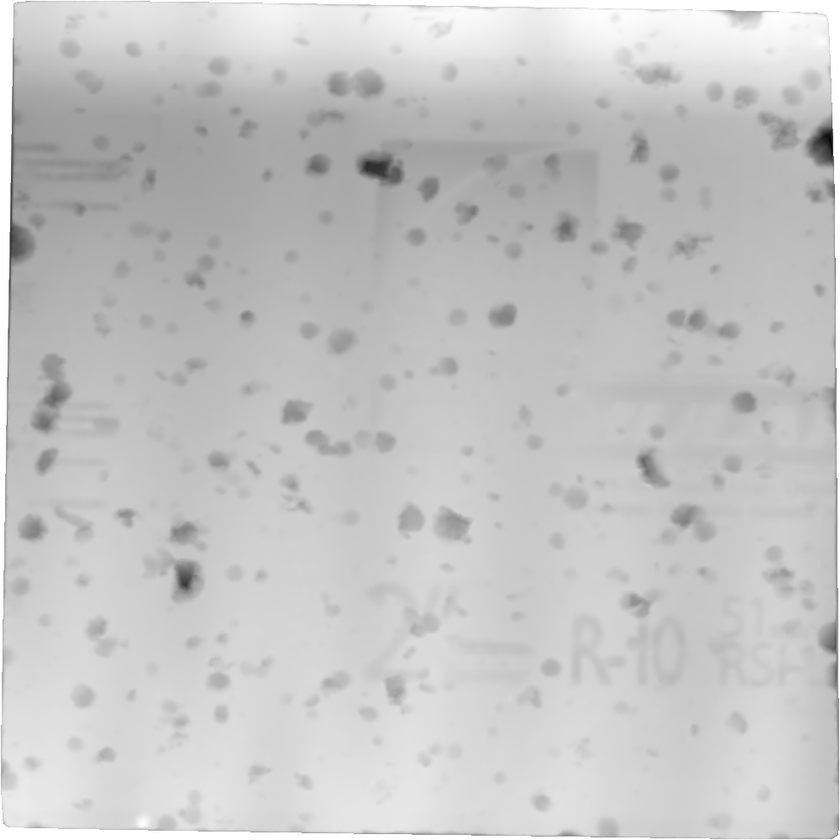
#> input picture src/images/dmapOG.png, 840 x 840 px, shrunk from 1000 x 1000 before the run
$ python -i analyze_dmap.py   (imports and definitions only)   (older library calls are emulated)
#> lines starting #> are read from the running program, lines starting #| are printed output that depends on the picture
#> further down, picture is the input picture: shape (840, 840, 3); min 2, max 255, mean 196.8
import open3d as o3d
import cv2
import numpy as np
import matplotlib.pyplot as plt
from scipy.interpolate import LinearNDInterpolator


def analyze_dmap(img):
    """Apply CV algorithms to analyze the depth map and identify hail indents"""

    # Apply Gaussian blur (preprocessing to improve efficiency/accuracy)
    # blurred = cv2.GaussianBlur(img, (5, 5), 0)

    # Threshold using blackhat transform
    filter_size = (50, 50)
    blackhat_kernel = cv2.getStructuringElement(cv2.MORPH_RECT, filter_size)

    blackhat_img = cv2.morphologyEx(img, cv2.MORPH_BLACKHAT, blackhat_kernel)
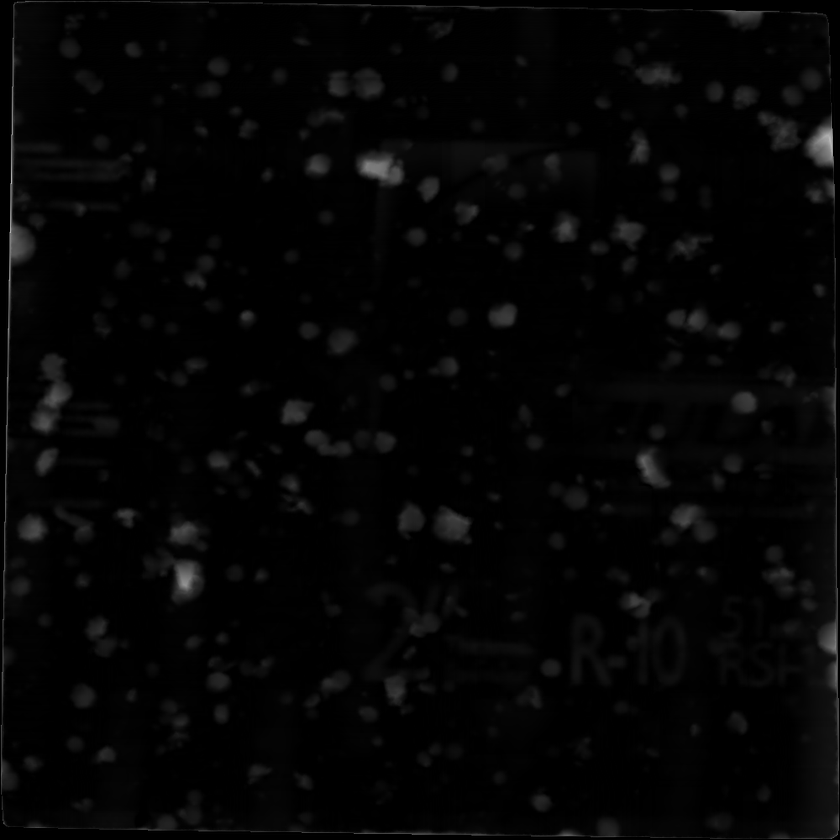
#> blackhat_img: shape (840, 840, 3); min 0, max 186, mean 4.8

    # Increase blackhat contrast to improve detection of finer details
    accentuated = cv2.convertScaleAbs(blackhat_img, alpha=8, beta=0)
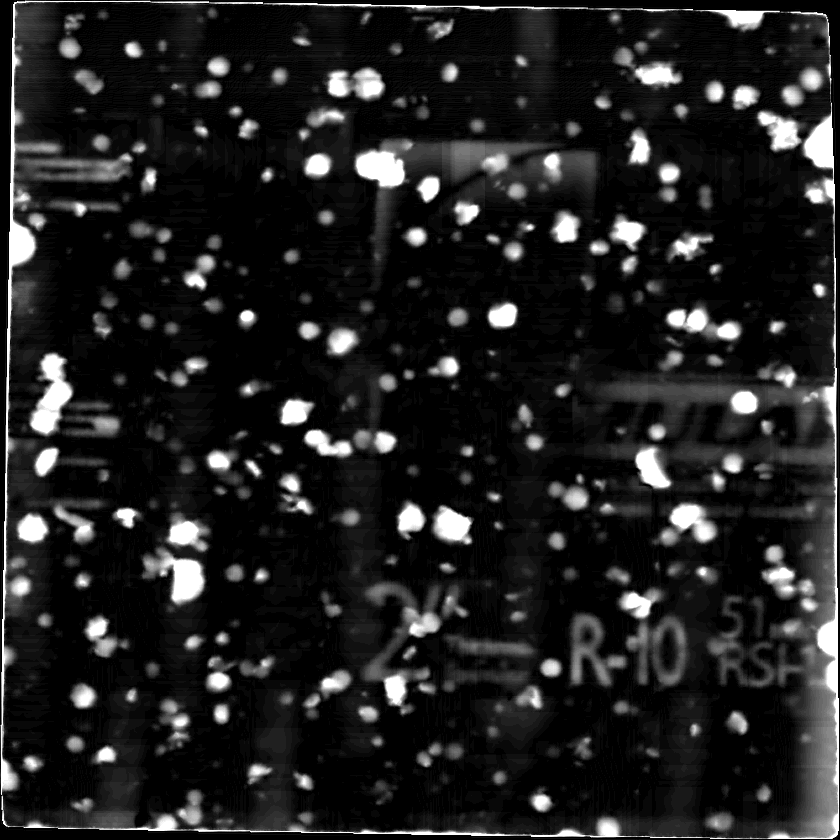
#> accentuated: shape (840, 840, 3); min 0, max 255, mean 33

    # FOR TESTING PURPOSES (TODO: REMOVE)
    cv2.imshow("blackhat", blackhat_img)
    cv2.waitKey(0)

    # FOR TESTING PURPOSES (TODO: REMOVE)
    cv2.imshow("accentuated", accentuated)
    cv2.waitKey(0)

    # Filter out shallow artifacts by depth (e.g., small or non-hail indents)
    # depth_threshold = 0
    # filtered_blackhat = np.where(
    #     blackhat_img < depth_threshold, 0, blackhat_img)
    filtered_blackhat = accentuated # TODO: Remove

    # FOR TESTING PURPOSES (TODO: REMOVE)
    cv2.imshow("blackhat (filtered)", filtered_blackhat)
    cv2.waitKey(0)

    # Apply binary threshold
#> (the run stopped early here; a loop or call above may not have finished)

$ run again, on src/images/dmapsm.png
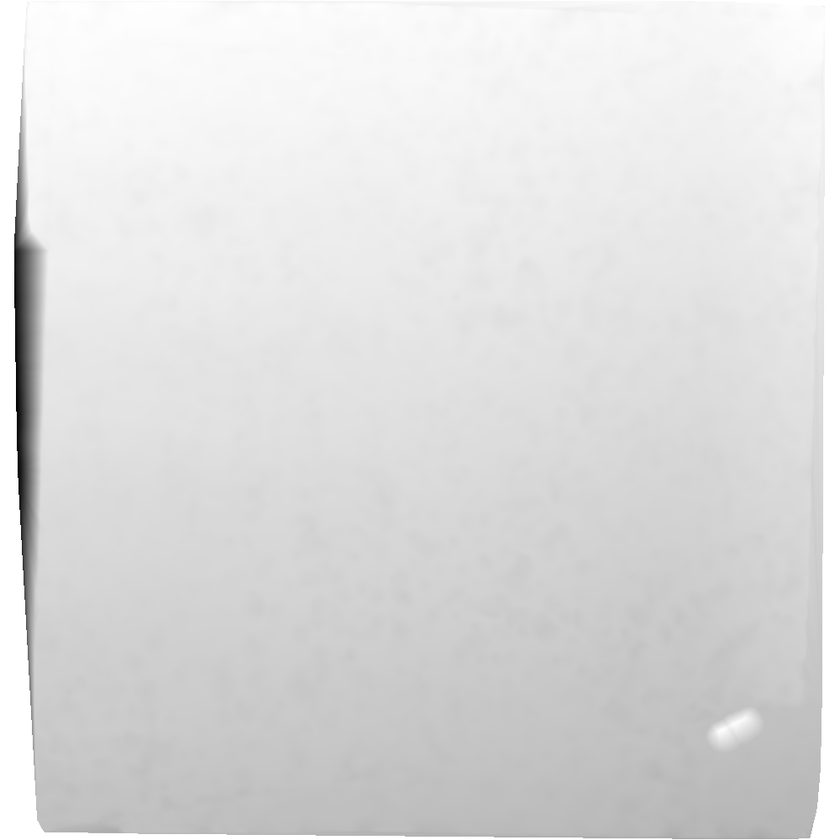
#> input picture src/images/dmapsm.png, 840 x 840 px, shrunk from 1000 x 1000 before the run
#> picture is the input picture: shape (840, 840, 3); min 0, max 255, mean 221.3
#> in analyze_dmap, `blackhat_img = cv2.morphologyEx(img, cv2.MORPH_BLACKHAT, blackhat_kern..`:
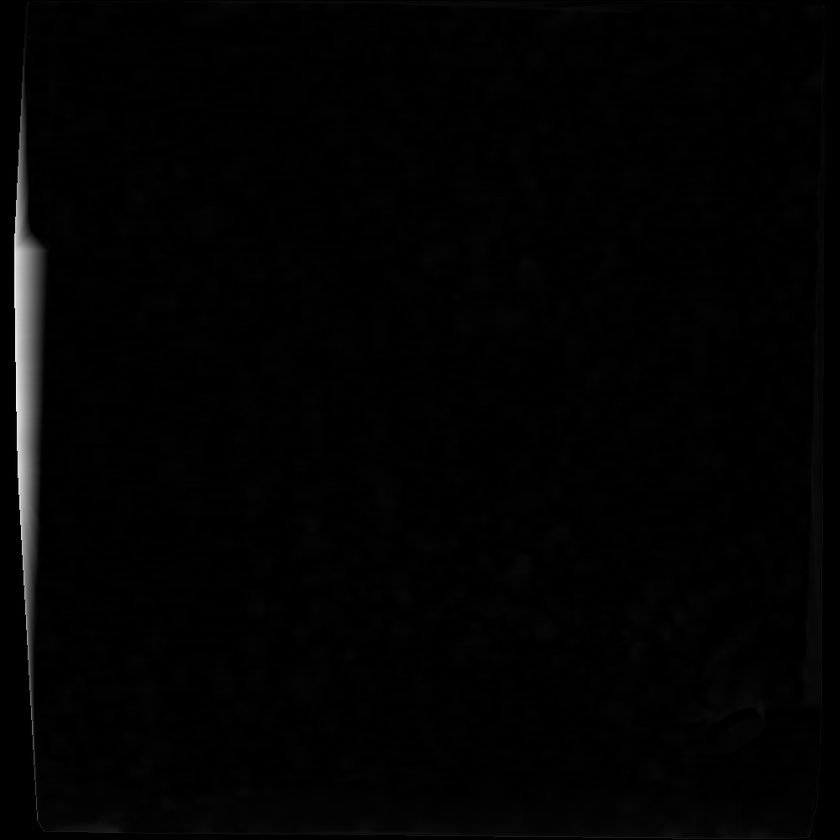
#> blackhat_img: shape (840, 840, 3); min 0, max 247, mean 2.7
#> in analyze_dmap, `accentuated = cv2.convertScaleAbs(blackhat_img, alpha=8, beta=0)`:
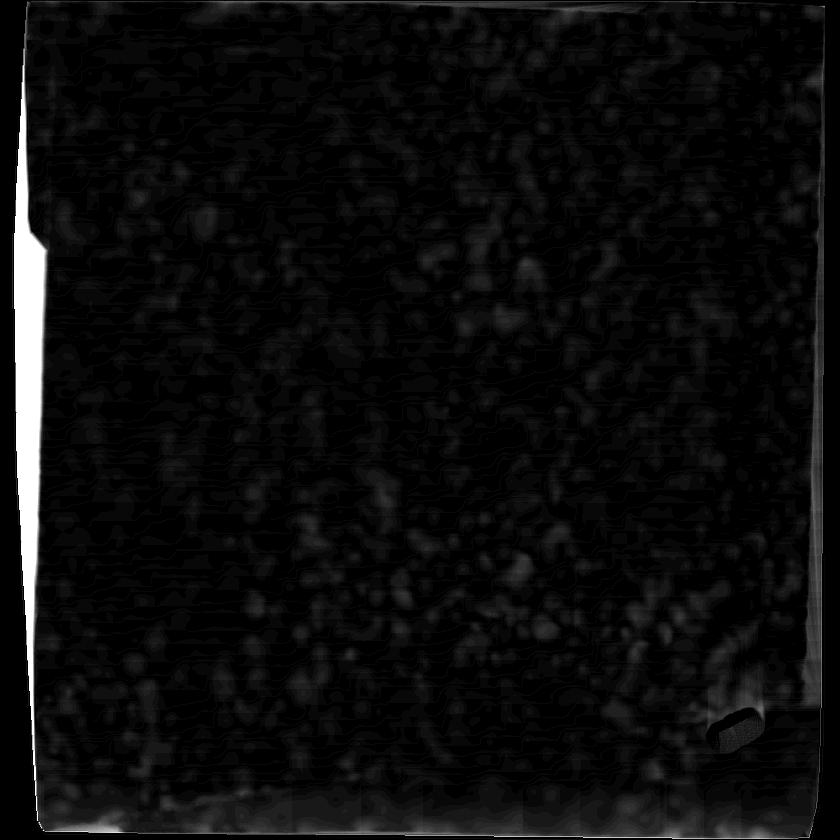
#> accentuated: shape (840, 840, 3); min 0, max 255, mean 12
